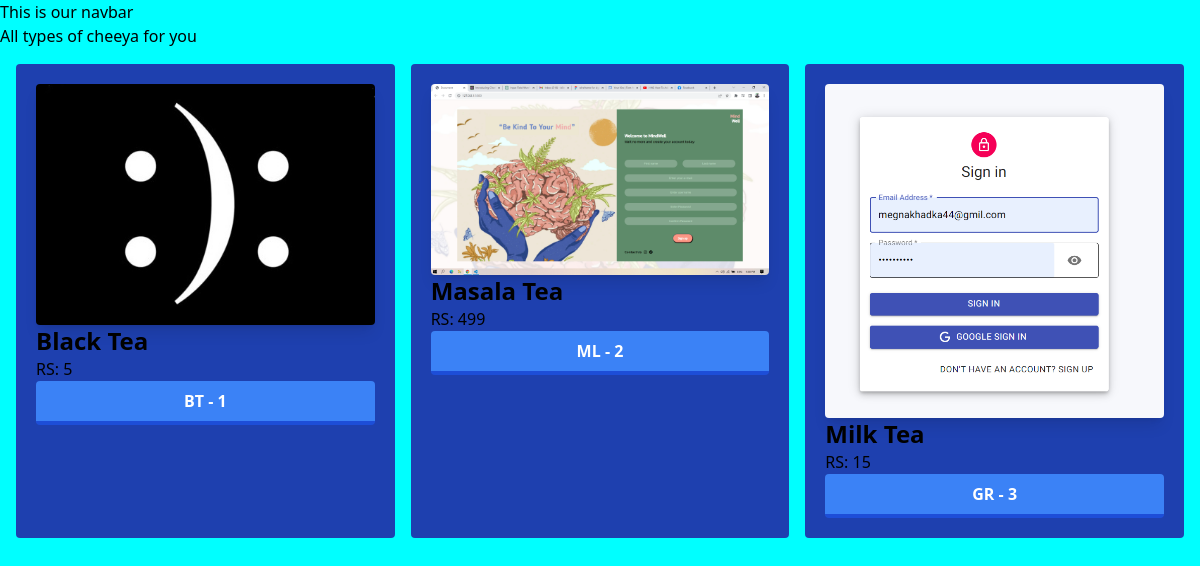
The app's page /chaiapp/, older data.
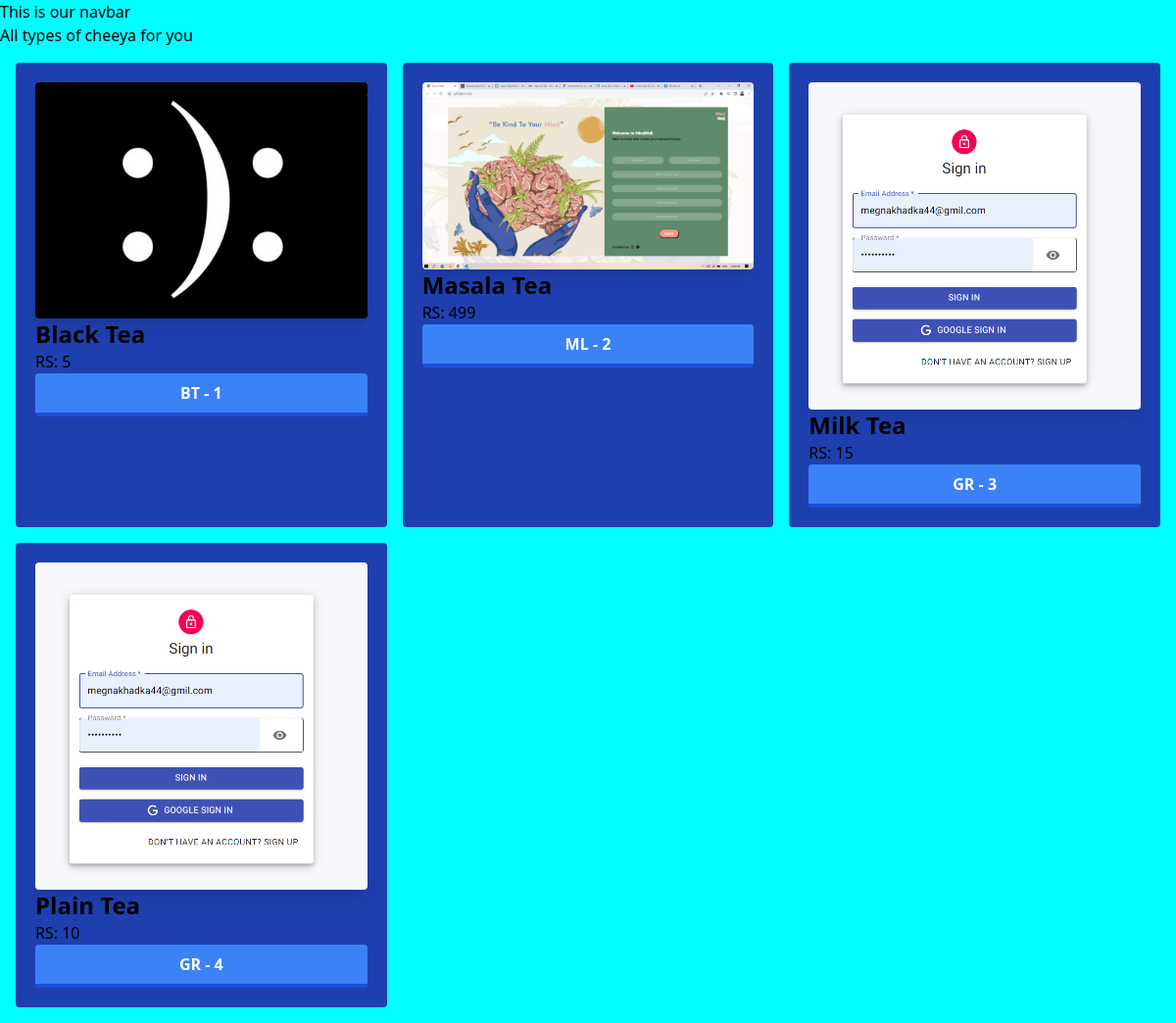
The same page, newer data.
### chaiapp/models.py (models this page shows, shortened)
class Models(models.Model):
    CHAI_TYPE_CHOICE=[
        ('ML','MASALA'),
        ('GR','GINGER'),
        ('BT','BLACK TEA')
    ]
    name=models.CharField(max_length=100)
    image = models.ImageField(upload_to='chais/',default='chais/default.jpg')
    date_added = models.DateTimeField(default=timezone.now)
    type = models.CharField(max_length=2,choices=CHAI_TYPE_CHOICE,default='ML')
    price = models.IntegerField(default=0)
    description = models.TextField(default='')

### chaiapp/views.py (the view)
# urls.py: path('',views.all_chai,name='all_chai'),
def all_chai(request):
    chais = Models.objects.all
    return render(request,'chaiapp/chaiapp.html',{'chais':chais})

### chaiapp/templates/chaiapp/chaiapp.html (shortened to what this page needs)
{% extends "layout.html" %}
{%block content%}
<h1>All types of cheeya for you</h1>
<div class='grid grid-cols-3 gap-4 m-4'>
    {% for chai in chais%}
        <div class="bg-blue-800 p-5 rounded">
            <img class="rounded shadow-lg" src="{{chai.image.url}}" alt="">
            <h3 class="text-2xl font-bold">{{chai.name}}</h3>
            <h3>RS: {{chai.price}}</h3>
            <a href="{% url "chai_detail" chai.id%}">
                <button
                type="button"
                class="bg-blue-500 hover:bg-blue-400 text-white w-[100%] font-bold py-2 px-4 border-b-4 border-blue-700 hover:border-blue-500 rounded"
                >
                {{chai.type}} - {{chai.id}}
                </button>
            </a>
        </div>
    {% endfor %}
</div>
{%endblock%}

### templates/layout.html (shortened to what this page needs)
{% load static tailwind_tags %}
{% load static %}
<!DOCTYPE html>
<html lang="en">
<head>
    <link rel="stylesheet" href="{%static 'style.css'%}">
	{% tailwind_css %}
</head>
<body>
    <nav>This is our navbar</nav>
    {% block content %}{% endblock content %}
</body>
</html>

### static/style.css (style rules this page uses)
body { background-color: aqua; }

Row changes from the older to the newer data that the page shows:
added Models: image (picture), name "Plain Tea", price "10", type "GR", id "4"
